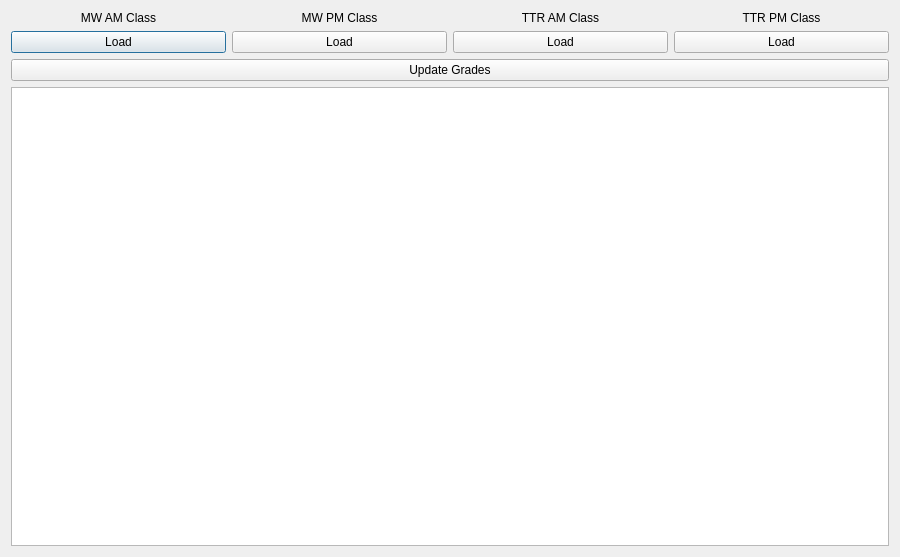
<?xml version="1.0" encoding="UTF-8"?>
<ui version="4.0">
 <class>Teacher</class>
 <widget class="QDialog" name="Teacher">
  <property name="geometry">
   <rect>
    <x>0</x>
    <y>0</y>
    <width>900</width>
    <height>557</height>
   </rect>
  </property>
  <property name="windowTitle">
   <string>Dialog</string>
  </property>
  <layout class="QVBoxLayout" name="verticalLayout_5">
   <item>
    <layout class="QHBoxLayout" name="horizontalLayout">
     <item>
      <layout class="QVBoxLayout" name="verticalLayout">
       <item>
        <widget class="QLabel" name="label">
         <property name="layoutDirection">
          <enum>Qt::LeftToRight</enum>
         </property>
         <property name="text">
          <string>MW AM Class</string>
         </property>
         <property name="alignment">
          <set>Qt::AlignCenter</set>
         </property>
        </widget>
       </item>
       <item>
        <widget class="QPushButton" name="pushButton">
         <property name="text">
          <string>Load</string>
         </property>
        </widget>
       </item>
      </layout>
     </item>
     <item>
      <layout class="QVBoxLayout" name="verticalLayout_2">
       <item>
        <widget class="QLabel" name="label_2">
         <property name="text">
          <string>MW PM Class</string>
         </property>
         <property name="alignment">
          <set>Qt::AlignCenter</set>
         </property>
        </widget>
       </item>
       <item>
        <widget class="QPushButton" name="pushButton_2">
         <property name="text">
          <string>Load</string>
         </property>
        </widget>
       </item>
      </layout>
     </item>
     <item>
      <layout class="QVBoxLayout" name="verticalLayout_3">
       <item>
        <widget class="QLabel" name="label_3">
         <property name="text">
          <string>TTR AM Class</string>
         </property>
         <property name="alignment">
          <set>Qt::AlignCenter</set>
         </property>
        </widget>
       </item>
       <item>
        <widget class="QPushButton" name="pushButton_3">
         <property name="text">
          <string>Load</string>
         </property>
        </widget>
       </item>
      </layout>
     </item>
     <item>
      <layout class="QVBoxLayout" name="verticalLayout_4">
       <item>
        <widget class="QLabel" name="label_4">
         <property name="text">
          <string>TTR PM Class</string>
         </property>
         <property name="alignment">
          <set>Qt::AlignCenter</set>
         </property>
        </widget>
       </item>
       <item>
        <widget class="QPushButton" name="pushButton_4">
         <property name="text">
          <string>Load</string>
         </property>
        </widget>
       </item>
      </layout>
     </item>
    </layout>
   </item>
   <item>
    <widget class="QPushButton" name="btnUpload">
     <property name="text">
      <string>Update Grades</string>
     </property>
    </widget>
   </item>
   <item>
    <widget class="QTableWidget" name="tableWidget"/>
   </item>
  </layout>
 </widget>
 <resources/>
 <connections/>
</ui>
